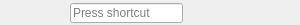
<?xml version="1.0" encoding="UTF-8"?>
<ui version="4.0">
 <class>HitKeyCmdWidget</class>
 <widget class="QWidget" name="HitKeyCmdWidget">
  <property name="geometry">
   <rect>
    <x>0</x>
    <y>0</y>
    <width>300</width>
    <height>25</height>
   </rect>
  </property>
  <property name="minimumSize">
   <size>
    <width>300</width>
    <height>25</height>
   </size>
  </property>
  <property name="maximumSize">
   <size>
    <width>300</width>
    <height>25</height>
   </size>
  </property>
  <property name="windowTitle">
   <string>Form</string>
  </property>
  <widget class="QKeySequenceEdit" name="keySequenceEdit">
   <property name="geometry">
    <rect>
     <x>70</x>
     <y>3</y>
     <width>113</width>
     <height>20</height>
    </rect>
   </property>
  </widget>
 </widget>
 <resources/>
 <connections/>
</ui>
